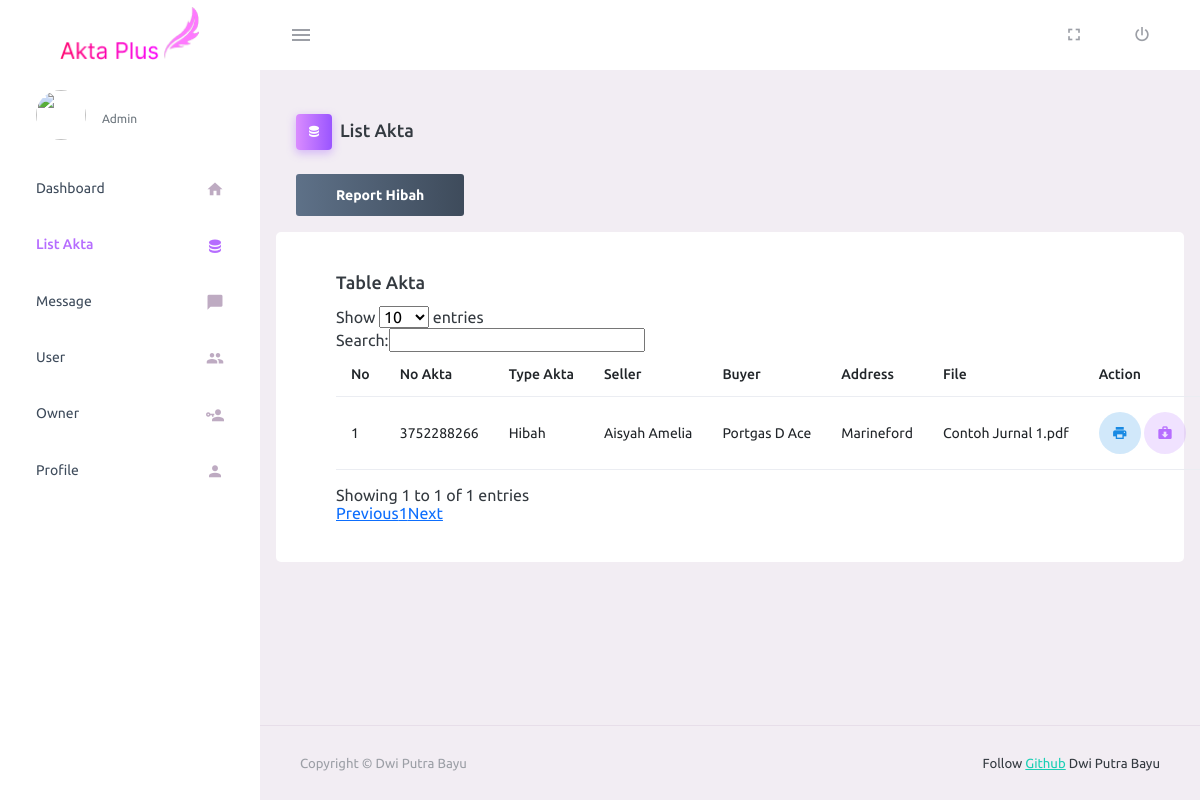
/owner/listhibah.php (signed in), run on the app's committed database.
### tables this page shows
CREATE TABLE `akta` (
  `id` int(11) NOT NULL,
  `no_akta` varchar(255) NOT NULL,
  `type_akta` varchar(255) NOT NULL,
  `seller` varchar(255) NOT NULL,
  `buyer` varchar(255) NOT NULL,
  `no_hak` int(5) NOT NULL,
  `address` varchar(255) NOT NULL,
  `surface_area` varchar(255) NOT NULL,
  `transaction` varchar(255) NOT NULL,
  `certificate` int(6) NOT NULL,
  `pbb` int(7) NOT NULL,
  `njop` int(8) NOT NULL,
  `ssp` int(9) NOT NULL,
  `ssb` int(10) NOT NULL,
  `description` varchar(255) NOT NULL,
  `pdf_akta` text NOT NULL,
  `created_at` timestamp NOT NULL DEFAULT current_timestamp()
);

### owner/listhibah.php (the view, shortened to what this page needs)
<?php
require "function.php";
?>
<!DOCTYPE html>
<html lang="en">
<?php require "partials/head.php" ?>
<body>
    <div class="container-scroller">
        <?php require "partials/navbar.php" ?>
        <div class="container-fluid page-body-wrapper">
            <?php require "partials/sidebar.php" ?>
            <div class="main-panel">
                <div class="content-wrapper">
                    <div class="page-header">
                        <h3 class="page-title">
                            <span class="page-title-icon bg-gradient-primary text-white me-2">
                                <i class="mdi mdi-database"></i>
                            </span>List Akta
                        </h3>
                    </div>
                    <div class="d-flex mb-3">
                        <a href="report.php?reporthibah=true" class="btn btn-gradient-dark">Report Hibah</a>
                    </div>
                    <div class="row">
                        <div class="card">
                            <div class="card-body">
                                <h4 class="card-title">Table Akta</h4>
                                <table class="table table-hover pt-3 mb-3" id="example">
                                    <thead>
                                        <tr>
                                            <th>No</th>
                                            <th>No Akta</th>
                                            <th>Type Akta</th>
                                            <th>Seller</th>
                                            <th>Buyer</th>
                                            <th>Address</th>
                                            <th>File</th>
                                            <th>Action</th>
                                        </tr>
                                    </thead>
                                    <tbody>
                                        <?php
                                            $q = "SELECT * FROM akta WHERE type_akta = 'Hibah'";
                                            $r = mysqli_query($db,$q);
                                            $c = 1;
                                            while ($akta = mysqli_fetch_array($r)) {
                                            if ($akta['type_akta']=='Hibah') {
                                            ?>
                                        <tr>
                                            <td><?= $c ?></td>
                                            <td><?= $akta["no_akta"] ?></td>
                                            <td><?= $akta["type_akta"] ?></td>
                                            <td><?= $akta["seller"] ?></td>
                                            <td><?= $akta["buyer"] ?></td>
                                            <td><?= $akta["address"] ?></td>
                                            <td><?= $akta["pdf_akta"] ?></td>
                                            <td>
                                                <a href="detailakta.php?id=<?= $akta['id'] ?>"
                                                    class="btn btn-inverse-info btn-rounded btn-icon"
                                                    style="padding-top: 12px;">
                                                    <i class="mdi mdi-printer"></i>
                                                </a>
                                                <a href="viewpdf.php?id=<?= $akta['id'] ?>"
                                                    class="btn btn-inverse-primary btn-rounded btn-icon"
                                                    style="padding-top: 12px;">
                                                    <i class="mdi mdi-briefcase-download"></i>
                                                </a>
                                            </td>
                                        </tr>
                                        <?php
                                            $c++;
                                            }
                                            }
                                            ?>
                                    </tbody>
                                </table>
                            </div>
                        </div>
                    </div>
                </div>
                <?php require "partials/footer.php" ?>
            </div>
        </div>
    </div>
</body>
</html>

### data on the page
akta: no_akta "3752288266", type_akta "Hibah", seller "Aisyah Amelia", buyer "Portgas D Ace", address "Marineford", pdf_akta "Contoh Jurnal 1.pdf"

### other printed values
$_SESSION['role'] "Admin"
